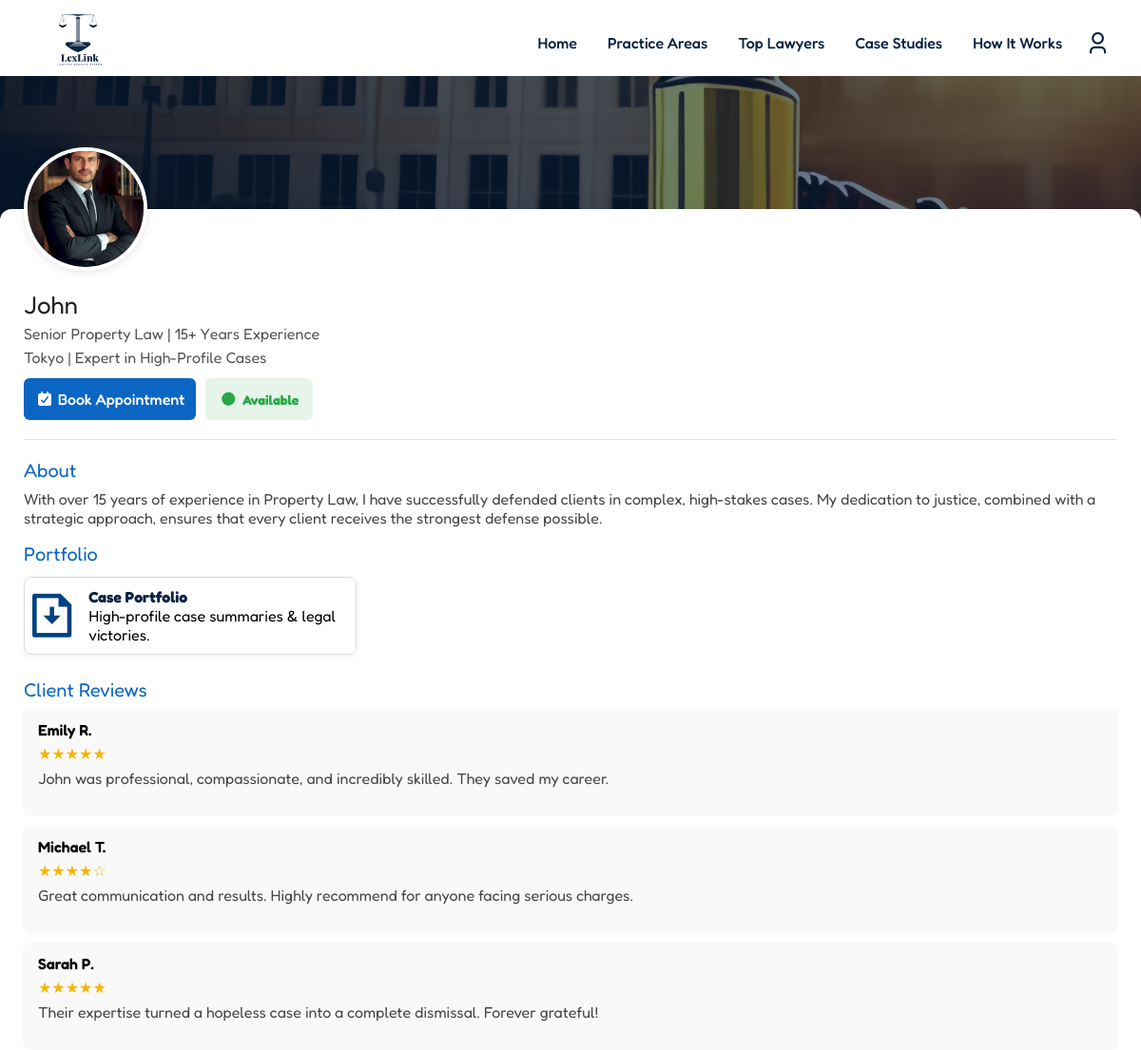
The page /lawyer-profile.php?ID=3 (signed in, upper part) on the database as committed earlier.
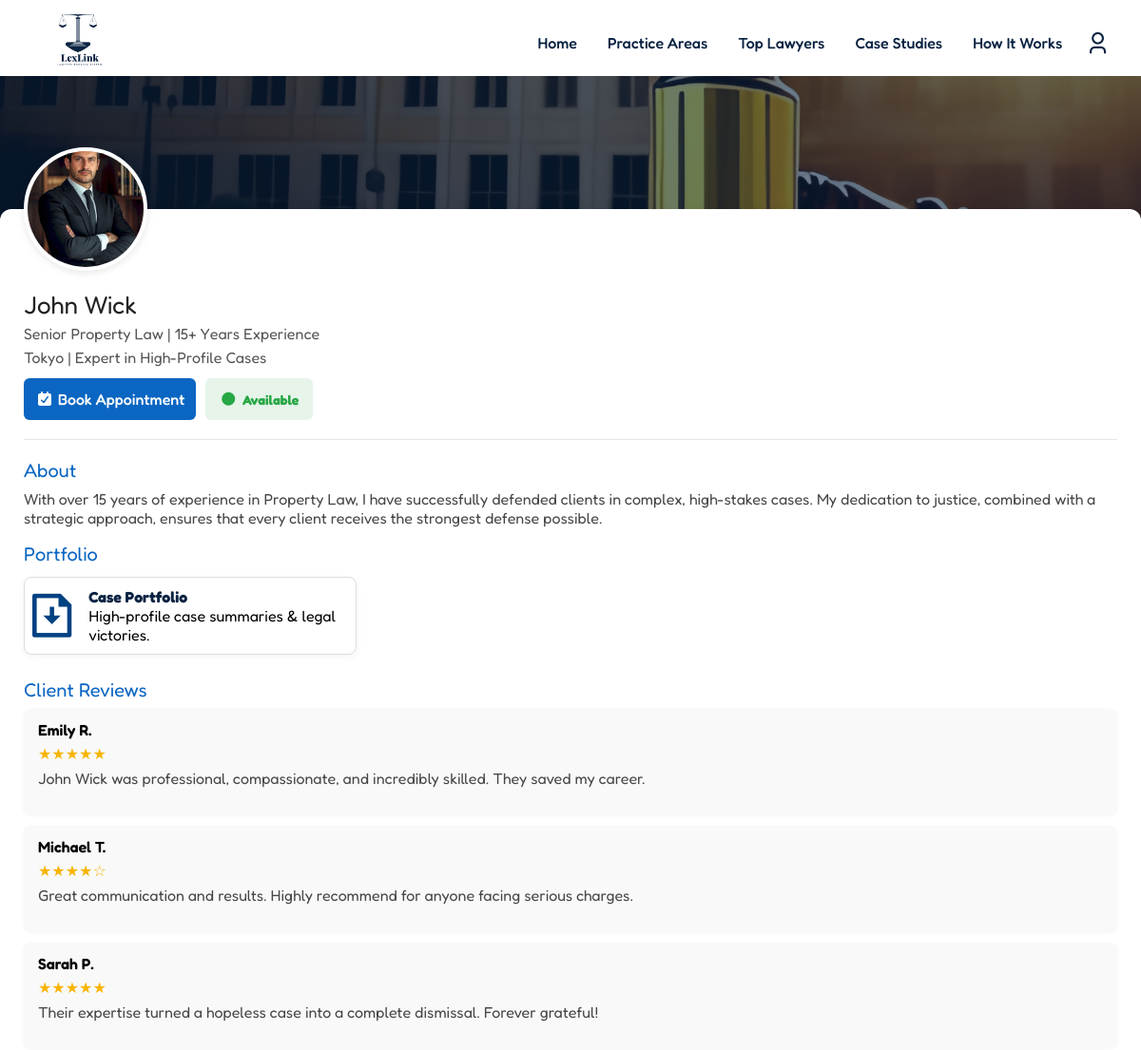
The same page on the database as committed later.
### tables this page shows
CREATE TABLE `lawyers` (
  `lawyer_id` int(10) UNSIGNED NOT NULL,
  `lawyer_name` varchar(255) NOT NULL,
  `lawyer_email` varchar(255) NOT NULL,
  `lawyer_password` varchar(255) NOT NULL,
  `lawyer_picture` varchar(255) DEFAULT NULL,
  `lawyer_document` varchar(255) DEFAULT NULL,
  `lawyer_category` int(11) DEFAULT NULL,
  `lawyer_city` int(11) DEFAULT NULL,
  `role` varchar(100) NOT NULL DEFAULT 'lawyer',
  `lawyer_status` enum('pending','active') DEFAULT 'pending',
  `is_lawyer_promoted` tinyint(1) DEFAULT 0,
  `created_at` timestamp NOT NULL DEFAULT current_timestamp(),
  `updated_at` timestamp NOT NULL DEFAULT current_timestamp() ON UPDATE current_timestamp()
);

CREATE TABLE `categories` (
  `category_id` int(11) NOT NULL,
  `category_name` varchar(100) DEFAULT NULL
);

CREATE TABLE `cities` (
  `city_id` int(11) NOT NULL,
  `city_name` varchar(255) DEFAULT NULL
);

### includes/handlers/bookingForm_handler.php (called while the page is built, shortened)
<?php
$LawyerID  = $_GET['ID'];
$status = '';

### lawyer-profile.php (the view, shortened to what this page needs)
<?php
include_once("includes/config/config.php");
include_once("includes/layouts/header.php");
?>
<?php
include_once("includes/handlers/bookingForm_handler.php");
$getLawyers = "SELECT * FROM `lawyers`
INNER JOIN `categories` ON lawyers.lawyer_category = categories.category_id
INNER JOIN `cities` on lawyers.lawyer_city = cities.city_id
WHERE `lawyer_id` = $LawyerID";
$lawyerData = mysqli_query($connection, $getLawyers);
$lawyer = mysqli_fetch_assoc($lawyerData);
?>
<div class="profile-banner">
</div>
<div class="profile-container">
    <div class="profile-header">
        <img src="lawyer/lawyer_assets/uploads/profilepic/<?php echo $lawyer['lawyer_picture']; ?>" alt="Lawyer Photo" class="profile-pic">
        <div class="profile-info">
            <h1><?php echo $lawyer['lawyer_name']; ?></h1>
            <p>Senior <?php echo $lawyer['category_name']; ?> | 15+ Years Experience</p>
            <p><?php echo $lawyer['city_name']; ?> | Expert in High-Profile Cases</p>
            <div class="action-buttons">
                <?php if ($status == 'pending'): ?>
                    <a href="javascript:void(0);" class="btn-primary" style="background:gold; color:black;">
                        <i class="fas fa-clock"></i> Appointment pending
                    </a>
                    <a href="javascript:void(0);"
                        class="btn btn-primary"
                        style="background-color:#a00000;"
                        onclick="confirmCancel('lawyer-profile.php?ID=<?php echo $LawyerID ?>&cancelID=<?php echo $appointmentID ?>')">
                        <i class="fas fa-times"></i> Cancel appointment
                    </a>
                <?php else: ?>
                    <a href="#" id="bookBtn" class="btn-primary bookAppoitment">
                        <i class="fas fa-calendar-check"></i> Book Appointment
                    </a>
                    <span class="status-available"><i class="fas fa-circle"></i> Available</span>
                <?php endif; ?>
            </div>
        </div>
    </div>
    <div class="profile-body">
        <h3>About</h3>
        <p>With over 15 years of experience in <?php echo $lawyer['category_name']; ?>, I have successfully defended clients in complex, high-stakes cases. My dedication to justice, combined with a strategic approach, ensures that every client receives the strongest defense possible.</p>
        <h3>Portfolio</h3>
        <div class="portfolio-card">
            <i class="ri-file-download-line"></i>
            <div>
                <strong>Case Portfolio</strong><br>
                High-profile case summaries & legal victories.
            </div>
        </div>
        <div class="reviews">
            <h3>Client Reviews</h3>
            <div class="review-card">
                <div class="review-author">Emily R.</div>
                <div class="stars">★★★★★</div>
                <p><?php echo $lawyer['lawyer_name']; ?> was professional, compassionate, and incredibly skilled. They saved my career.</p>
            </div>
            <div class="review-card">
                <div class="review-author">Michael T.</div>
                <div class="stars">★★★★☆</div>
                <p>Great communication and results. Highly recommend for anyone facing serious charges.</p>
            </div>
            <div class="review-card">
                <div class="review-author">Sarah P.</div>
                <div class="stars">★★★★★</div>
                <p>Their expertise turned a hopeless case into a complete dismissal. Forever grateful!</p>
            </div>
        </div>
    </div>
</div>
<?php
include_once("includes/layouts/footer.php");
?>

Rows that differ between the two databases and show on the page:
changed lawyers "Property Law": lawyer_name "John" → "John Wick"
